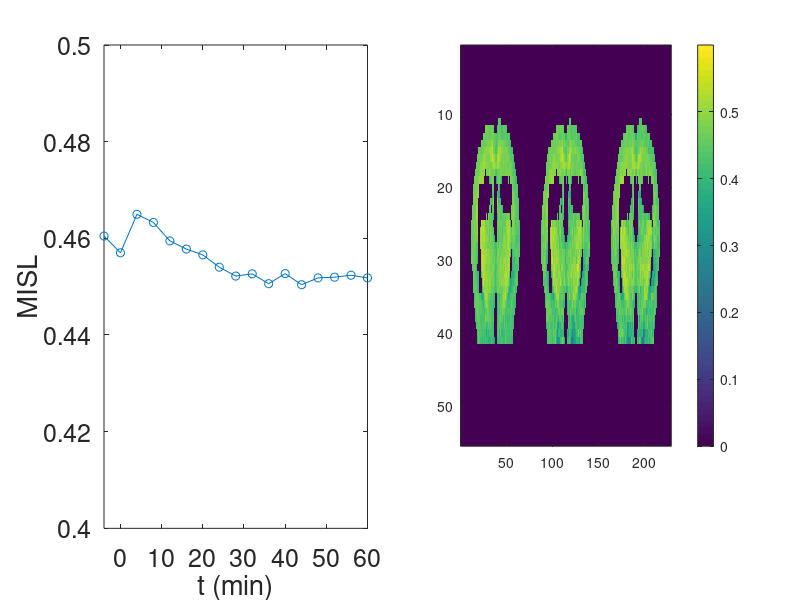

This chart was generated by the following MATLAB code: (Note: this script raises an error after producing the figure.)
clc, clear all, close all;
addpath(genpath(pwd));

%% load data
load("Data/Fig5_MT_TGN.mat")
for m = 1:size(img_mt,3)
    img_temp = img_mt(:,:,m);
    roi_temp = roi(:,:,m);
    dynamic(m) = mean(img_temp(roi_temp==1));
end

%% maps to display
disp_xrg = 6:60;
disp_yrg = 11:86;
img_base = mean(img_mt(disp_xrg,disp_yrg,1:2),3).*double(roi(disp_xrg,disp_yrg,1));
img_28min = img_mt(disp_xrg,disp_yrg,9).*double(roi(disp_xrg,disp_yrg,9));
img_60min = img_mt(disp_xrg,disp_yrg,17).*double(roi(disp_xrg,disp_yrg,17));
img_all = [img_base,img_28min,img_60min];

%% display dynamic curve and maps
t = -4:4:60; % in min
figure,set(gcf,'unit','normalized','position',[0.15,0.4,0.8,0.2],'color','w');
subplot(1,2,1),plot(t, dynamic,'-o',LineWidth=2,MarkerSize=8); set(gca,'fontsize',18);
xlabel("t (min)"); ylabel("MISL"); xlim([min(t),max(t)]); ylim([0.4,0.5]);
subplot(1,2,2),imagesc(img_all); colorbar; caxis([0,0.6]); mycolormap(1);axis off; set(gca,'fontsize',18);


